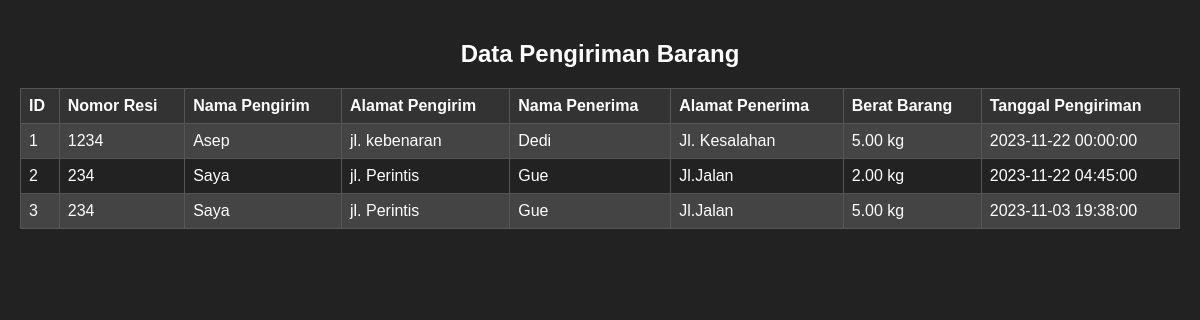
The app's page /Form_Barang/data.php with its own data.
### tables this page shows
CREATE TABLE `ngirim_barang` (
  `id` int(11) NOT NULL,
  `no_resi` varchar(35) NOT NULL,
  `nama_pengirim` varchar(78) NOT NULL,
  `alamat_pengirim` varchar(77) NOT NULL,
  `nama_penerima` varchar(78) NOT NULL,
  `alamat_penerima` varchar(77) NOT NULL,
  `berat_barangg` decimal(10,2) NOT NULL,
  `tanggal_pengiriman` datetime NOT NULL
);

### Form_Barang/data.php (the view, shortened to what this page needs)
<?php
include 'konek.php';
$query = "SELECT * FROM ngirim_barang";
$result = mysqli_query($koneksi, $query);
?>
<!DOCTYPE html>
<html lang="en">
<head>
</head>
<body>
<h2>Data Pengiriman Barang</h2>
<table>
    <tr>
        <th>ID</th>
        <th>Nomor Resi</th>
        <th>Nama Pengirim</th>
        <th>Alamat Pengirim</th>
        <th>Nama Penerima</th>
        <th>Alamat Penerima</th>
        <th>Berat Barang</th>
        <th>Tanggal Pengiriman</th>
    </tr>
    <?php
    while ($row = mysqli_fetch_assoc($result)) {
        echo "<tr>";
        echo "<td>{$row['id']}</td>";
        echo "<td>{$row['no_resi']}</td>";
        echo "<td>{$row['nama_pengirim']}</td>";
        echo "<td>{$row['alamat_pengirim']}</td>";
        echo "<td>{$row['nama_penerima']}</td>";
        echo "<td>{$row['alamat_penerima']}</td>";
        echo "<td>{$row['berat_barangg']}  kg</td>";
        echo "<td>{$row['tanggal_pengiriman']}</td>";
        echo "</tr>";
    }
    ?>
</table>
</body>
</html>

### Form_Barang/data.php (style rules this page uses)
body { font-family: Arial, sans-serif; background-color: #222; color: #fff; margin: 0; padding: 20px; }
h2 { text-align: center; color: #fff; }
table { border-collapse: collapse; width: 100%; margin-top: 20px; color: #fff; }
th, td { border: 1px solid #555; padding: 8px; text-align: left; }
th { background-color: #333; }
tr:nth-child(even) { background-color: #444; }

### records on screen
ngirim_barang: id "1", no_resi "1234", nama_pengirim "Asep", alamat_pengirim "jl. kebenaran", nama_penerima "Dedi", alamat_penerima "Jl. Kesalahan", berat_barangg "5.00", tanggal_pengiriman "2023-11-22 00:00:00"
ngirim_barang: id "2", no_resi "234", nama_pengirim "Saya", alamat_pengirim "jl. Perintis", nama_penerima "Gue", alamat_penerima "Jl.Jalan", berat_barangg "2.00", tanggal_pengiriman "2023-11-22 04:45:00"
ngirim_barang: id "3", no_resi "234", nama_pengirim "Saya", alamat_pengirim "jl. Perintis", nama_penerima "Gue", alamat_penerima "Jl.Jalan", berat_barangg "5.00", tanggal_pengiriman "2023-11-03 19:38:00"
